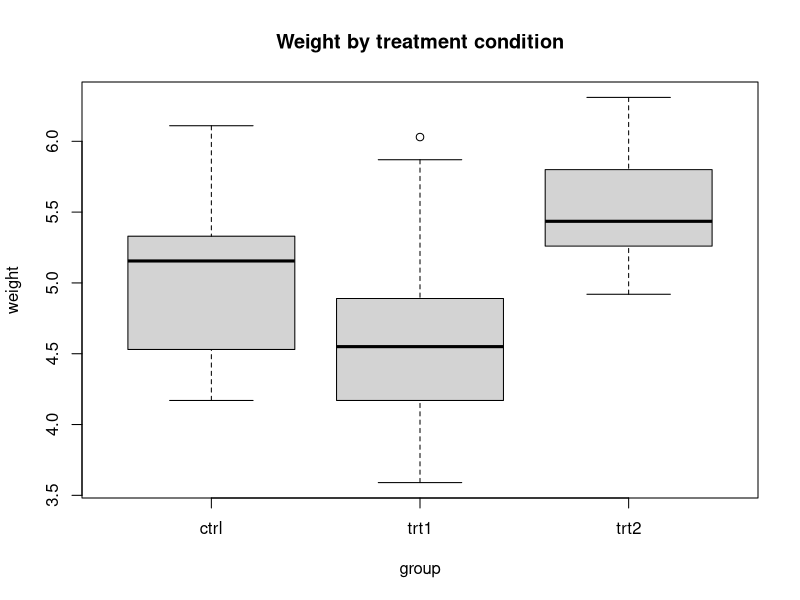

Write the R code that produced this figure.
pg <- read.csv("data_clean/PlantGrowth_new.csv")

## Show summary of plant weight by group
by(data = pg$weight, INDICES = pg$group, FUN = summary)


## Show visual summary of plant weight by group and save as pdf
png("boxplot_weight-group.png", width = 800, height = 600, res = 120)
(p <- boxplot(weight ~ group, data = pg, main = "Weight by treatment condition"))
dev.off()


